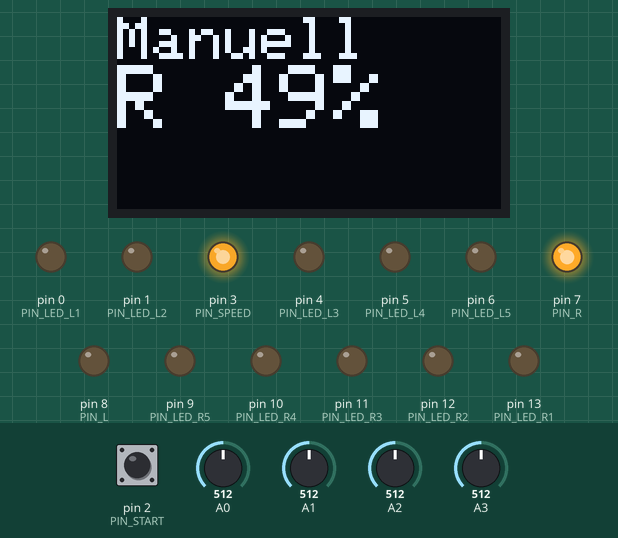
This program was run on a simulated Arduino Uno, built with avr-gcc and run on an emulated ATmega328P. Parts: 128×64 one-colour display, output pins drawn as LEDs (lit = HIGH). Inputs (shaded band) come from the test bench; at power-on: A3 = 512, pin 2 (PIN_START) HIGH, A0 = 512, A1 = 512, A2 = 512.

Above: at 1.2 s.
1.3 s: A3 set to 352
2.8 s: A3 set to 327
At 5.79 s:
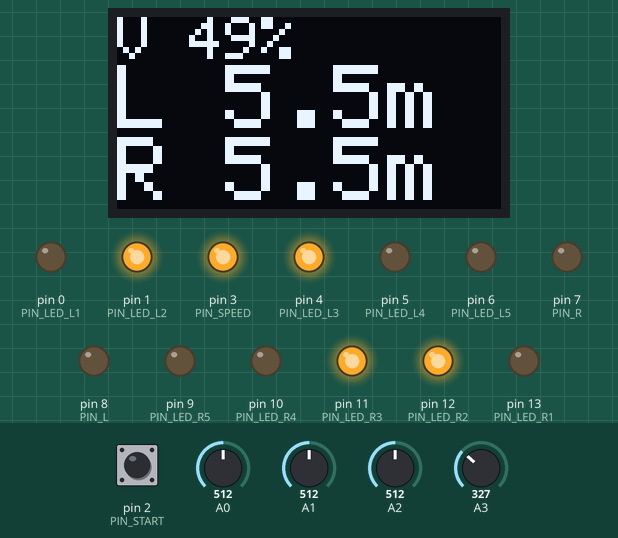
5.8 s: pin 2 (PIN_START) pulled LOW for 0.15 s
At 6.13 s:
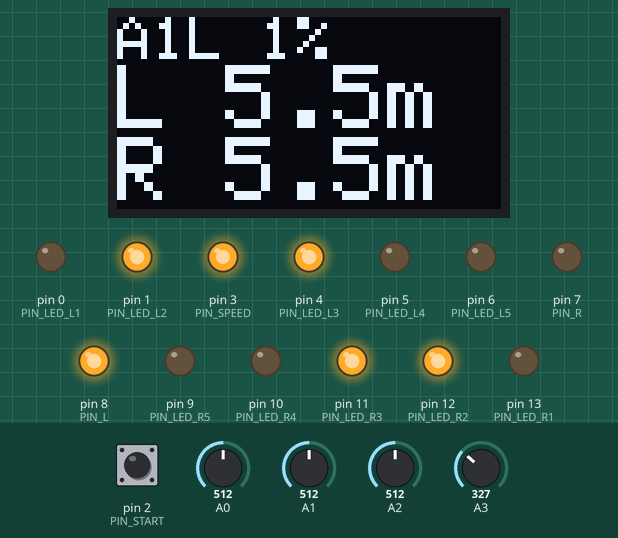
6.5 s: A3 set to 692
At 7.43 s:
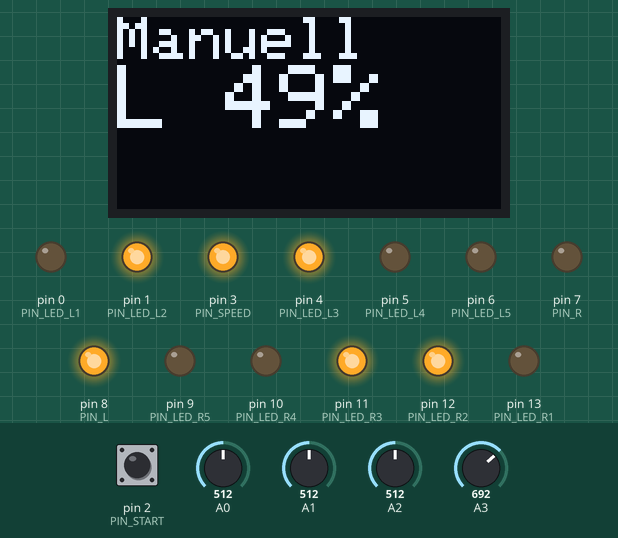
9.2 s: A3 set to 672
At 12.13 s:
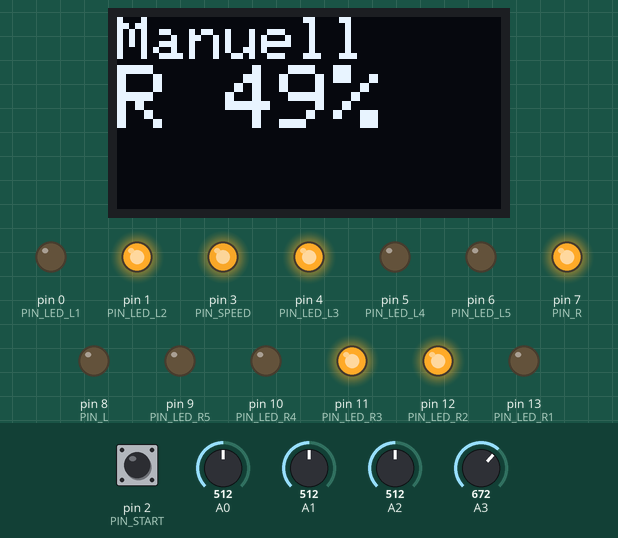
12.2 s: A0 set to 992
At 12.8 s:
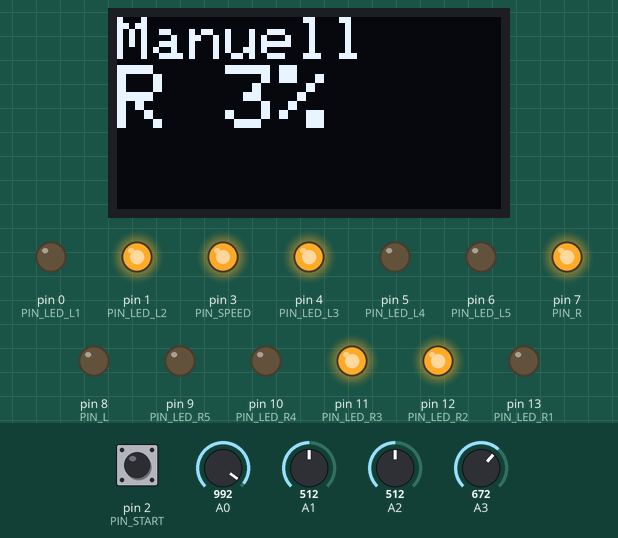
Timing chart, 0 to 14.9 s (numbered marks = the images above; inputs shaded):
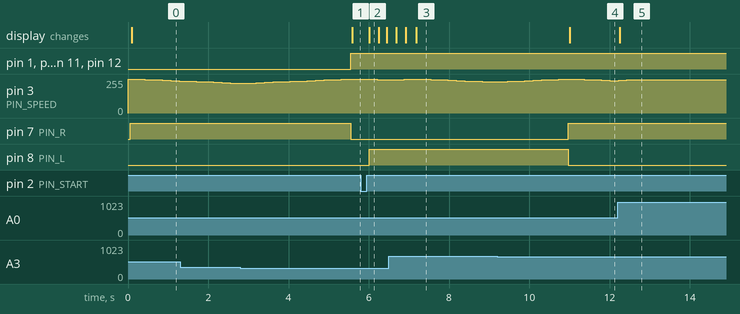

Measured:
- the behaviour switches between 341 and 340 on A3 (found by bisection; images 0 and 1)
- the behaviour switches between 683 and 682 on A3 (found by bisection; images 3 and 4)
- after the input at 2.8 s, pin 1 (PIN_LED_L2), pin 4 (PIN_LED_L3), pin 11 (PIN_LED_R3), pin 12 (PIN_LED_R2): LOW → HIGH after 2.8 s; pin 7 (PIN_R): HIGH → LOW after 2.8 s; the display: changes after 2.8 s (image 1)
- after the input at 5.8 s, pin 3 (PIN_SPEED): 255/255 → 253/255 after 0.18 s, → 250/255 0.23 s later, → 248/255 0.20 s later; pin 8 (PIN_L): LOW → HIGH after 0.22 s; the display: changes after 0.21 s (image 2)
- after the input at 9.2 s, pin 7 (PIN_R): LOW → HIGH after 1.8 s; pin 8 (PIN_L): HIGH → LOW after 1.8 s; the display: changes after 1.8 s (image 4)
- after the input at 12.2 s, the display: changes after 0.05 s (image 5)

The program:

main.cpp
```cpp
#include <Arduino.h>
#include <SPI.h>
#include <Wire.h>
#include <Adafruit_GFX.h>
#include <Adafruit_SSD1306.h>

#define SCREEN_WIDTH 128 // OLED display width, in pixels
#define SCREEN_HEIGHT 64 // OLED display height, in pixels

// Declaration for an SSD1306 display connected to I2C (SDA, SCL pins)
// The pins for I2C are defined by the Wire-library.
// On an arduino UNO:       A4(SDA), A5(SCL)
// On an arduino MEGA 2560: 20(SDA), 21(SCL)
// On an arduino LEONARDO:   2(SDA),  3(SCL), ...
#define OLED_RESET 4        // Reset pin # (or -1 if sharing Arduino reset pin)
#define SCREEN_ADDRESS 0x3C ///< See datasheet for Address; 0x3D for 128x64, 0x3C for 128x32
Adafruit_SSD1306 display(SCREEN_WIDTH, SCREEN_HEIGHT, &Wire, OLED_RESET);

#define PIN_L 8
#define PIN_R 7
#define PIN_START 2
#define PIN_SPEED 3
#define PIN_LED_R1 13
#define PIN_LED_R2 12
#define PIN_LED_R3 11
#define PIN_LED_R4 10
#define PIN_LED_R5 9
#define PIN_LED_L1 0
#define PIN_LED_L2 1
#define PIN_LED_L3 4
#define PIN_LED_L4 5
#define PIN_LED_L5 6

float maxMinutes = 10;
float minMinutes = 0.5;
float potiMax = 1023;
int leftPoti;
int rightPoti;
int speedPoti;
bool running = false;
#define AUTO_MODE 0
#define MANUAL_LEFT 1
#define MANUAL_RIGHT 2
int opMode = AUTO_MODE;

unsigned long runStartTime;
unsigned long setSpeedTimer = millis();
unsigned long speedTimerIntervall = 200;

#define LEFT 1
#define RIGHT 2
int currentDirection = 0;
#define firstRunSpeedPercent 15
#define secondRunSpeedPercent 20
#define thirdRunSpeedPercent 25
int currentRun = 0;
int currentSpeed = 0;
int targetSpeed = 0;

#define triggered true // controls interrupt handler
#define switched true  // value if the button switch has been pressed
#define debounce 10    // time to wait in milli secs
volatile bool interrupt_process_status = {
    !triggered // start with no switch press pending, ie false (!triggered)
};
bool initialisation_complete = false; // inhibit any interrupts until initialisation is complete

void button_interrupt_handler()
{
  if (initialisation_complete == true)
  {
    if (interrupt_process_status == !triggered)
    {
      if (digitalRead(PIN_START) == LOW)
      {
        interrupt_process_status = triggered;
      }
    }
  }
}

bool read_button()
{
  int button_reading;
  static bool switching_pending = false;
  static long int elapse_timer;
  if (interrupt_process_status == triggered)
  {
    button_reading = digitalRead(PIN_START);
    if (button_reading == LOW)
    {
      switching_pending = true;
      elapse_timer = millis();
    }
    if (switching_pending && button_reading == HIGH)
    {
      if (millis() - elapse_timer >= debounce)
      {
        switching_pending = false;
        interrupt_process_status = !triggered;
        return switched;
      }
    }
  }
  return !switched;
}

float calcTimeMinutes(int poti, float fractionalPrecision = 2)
{
  float k = (maxMinutes + 0.499 - minMinutes) / (potiMax);
  float minutes = minMinutes + k * poti;
  return floor(minutes * fractionalPrecision) / fractionalPrecision;
}
int calcSpeedPercentage(int poti)
{
  float k = 100 / potiMax;
  float per = k * poti;
  return floor(per);
}

void showTimeLEDs(int leftTime, int rightTime)
{
  if (leftTime >= 10)
  {
    digitalWrite(PIN_LED_L1, 0);
    digitalWrite(PIN_LED_L2, 0);
    digitalWrite(PIN_LED_L3, 0);
    digitalWrite(PIN_LED_L4, 0);
    digitalWrite(PIN_LED_L5, 1);
  }
  else if (leftTime >= 9)
  {
    digitalWrite(PIN_LED_L1, 0);
    digitalWrite(PIN_LED_L2, 0);
    digitalWrite(PIN_LED_L3, 0);
    digitalWrite(PIN_LED_L4, 1);
    digitalWrite(PIN_LED_L5, 1);
  }
  else if (leftTime >= 8)
  {
    digitalWrite(PIN_LED_L1, 0);
    digitalWrite(PIN_LED_L2, 0);
    digitalWrite(PIN_LED_L3, 0);
    digitalWrite(PIN_LED_L4, 1);
    digitalWrite(PIN_LED_L5, 0);
  }
  else if (leftTime >= 7)
  {
    digitalWrite(PIN_LED_L1, 0);
    digitalWrite(PIN_LED_L2, 0);
    digitalWrite(PIN_LED_L3, 1);
    digitalWrite(PIN_LED_L4, 1);
    digitalWrite(PIN_LED_L5, 0);
  }
  else if (leftTime >= 6)
  {
    digitalWrite(PIN_LED_L1, 0);
    digitalWrite(PIN_LED_L2, 0);
    digitalWrite(PIN_LED_L3, 1);
    digitalWrite(PIN_LED_L4, 0);
    digitalWrite(PIN_LED_L5, 0);
  }
  else if (leftTime >= 5)
  {
    digitalWrite(PIN_LED_L1, 0);
    digitalWrite(PIN_LED_L2, 1);
    digitalWrite(PIN_LED_L3, 1);
    digitalWrite(PIN_LED_L4, 0);
    digitalWrite(PIN_LED_L5, 0);
  }
  else if (leftTime >= 4)
  {
    digitalWrite(PIN_LED_L1, 0);
    digitalWrite(PIN_LED_L2, 1);
    digitalWrite(PIN_LED_L3, 0);
    digitalWrite(PIN_LED_L4, 0);
    digitalWrite(PIN_LED_L5, 0);
  }
  else if (leftTime >= 3)
  {
    digitalWrite(PIN_LED_L1, 1);
    digitalWrite(PIN_LED_L2, 1);
    digitalWrite(PIN_LED_L3, 0);
    digitalWrite(PIN_LED_L4, 0);
    digitalWrite(PIN_LED_L5, 0);
  }
  else if (leftTime >= 2)
  {
    digitalWrite(PIN_LED_L1, 1);
    digitalWrite(PIN_LED_L2, 0);
    digitalWrite(PIN_LED_L3, 0);
    digitalWrite(PIN_LED_L4, 0);
    digitalWrite(PIN_LED_L5, 0);
  }
  else if (leftTime >= 0)
  {
    digitalWrite(PIN_LED_L1, 0);
    digitalWrite(PIN_LED_L2, 0);
    digitalWrite(PIN_LED_L3, 0);
    digitalWrite(PIN_LED_L4, 0);
    digitalWrite(PIN_LED_L5, 0);
  }
  if (rightTime >= 10)
  {
    digitalWrite(PIN_LED_R1, 0);
    digitalWrite(PIN_LED_R2, 0);
    digitalWrite(PIN_LED_R3, 0);
    digitalWrite(PIN_LED_R4, 0);
    digitalWrite(PIN_LED_R5, 1);
  }
  else if (rightTime >= 9)
  {
    digitalWrite(PIN_LED_R1, 0);
    digitalWrite(PIN_LED_R2, 0);
    digitalWrite(PIN_LED_R3, 0);
    digitalWrite(PIN_LED_R4, 1);
    digitalWrite(PIN_LED_R5, 1);
  }
  else if (rightTime >= 8)
  {
    digitalWrite(PIN_LED_R1, 0);
    digitalWrite(PIN_LED_R2, 0);
    digitalWrite(PIN_LED_R3, 0);
    digitalWrite(PIN_LED_R4, 1);
    digitalWrite(PIN_LED_R5, 0);
  }
  else if (rightTime >= 7)
  {
    digitalWrite(PIN_LED_R1, 0);
    digitalWrite(PIN_LED_R2, 0);
    digitalWrite(PIN_LED_R3, 1);
    digitalWrite(PIN_LED_R4, 1);
    digitalWrite(PIN_LED_R5, 0);
  }
  else if (rightTime >= 6)
  {
    digitalWrite(PIN_LED_R1, 0);
    digitalWrite(PIN_LED_R2, 0);
    digitalWrite(PIN_LED_R3, 1);
    digitalWrite(PIN_LED_R4, 0);
    digitalWrite(PIN_LED_R5, 0);
  }
  else if (rightTime >= 5)
  {
    digitalWrite(PIN_LED_R1, 0);
    digitalWrite(PIN_LED_R2, 1);
    digitalWrite(PIN_LED_R3, 1);
    digitalWrite(PIN_LED_R4, 0);
    digitalWrite(PIN_LED_R5, 0);
  }
  else if (rightTime >= 4)
  {
    digitalWrite(PIN_LED_R1, 0);
    digitalWrite(PIN_LED_R2, 1);
    digitalWrite(PIN_LED_R3, 0);
    digitalWrite(PIN_LED_R4, 0);
    digitalWrite(PIN_LED_R5, 0);
  }
  else if (rightTime >= 3)
  {
    digitalWrite(PIN_LED_R1, 1);
    digitalWrite(PIN_LED_R2, 1);
    digitalWrite(PIN_LED_R3, 0);
    digitalWrite(PIN_LED_R4, 0);
    digitalWrite(PIN_LED_R5, 0);
  }
  else if (rightTime >= 2)
  {
    digitalWrite(PIN_LED_R1, 1);
    digitalWrite(PIN_LED_R2, 0);
    digitalWrite(PIN_LED_R3, 0);
    digitalWrite(PIN_LED_R4, 0);
    digitalWrite(PIN_LED_R5, 0);
  }
  else if (rightTime >= 0)
  {
    digitalWrite(PIN_LED_R1, 0);
    digitalWrite(PIN_LED_R2, 0);
    digitalWrite(PIN_LED_R3, 0);
    digitalWrite(PIN_LED_R4, 0);
    digitalWrite(PIN_LED_R5, 0);
  }
}

void showInfo()
{
  float leftTime = 0;
  float rightTime = 0;
  display.clearDisplay();
  display.setTextColor(SSD1306_WHITE, SSD1306_BLACK);

  if (opMode == MANUAL_LEFT || opMode == MANUAL_RIGHT)
  {
    display.setTextSize(2);
    display.setCursor(0, 0);
    display.println("Manuell");

    display.setTextSize(3);
    display.setCursor(0, 16);
    if (opMode == MANUAL_LEFT)
    {
      display.print("L ");
    }
    else if (opMode == MANUAL_RIGHT)
    {
      display.print("R ");
    }
    display.print(calcSpeedPercentage(1023 - analogRead(A0)));
    display.println("% ");
  }
  else
  {
    if (!running && opMode == AUTO_MODE)
    {
      leftTime = calcTimeMinutes(leftPoti);
      rightTime = calcTimeMinutes(rightPoti);
      int speedPercent = calcSpeedPercentage(speedPoti);
      display.setTextSize(2);
      display.setCursor(0, 0);
      display.print("V ");
      display.print(speedPercent);
      display.println("% ");
      showTimeLEDs(leftTime, rightTime);
    }
    else if (running && opMode == AUTO_MODE)
    {
      int timeNeededforSlowStart = firstRunSpeedPercent * speedTimerIntervall / 60.0 / 1000.0 * 2;
      if (currentRun == 1)
      {
        timeNeededforSlowStart = secondRunSpeedPercent * speedTimerIntervall / 60.0 / 1000.0 * 2;
      }
      else if (currentRun == 2)
      {
        timeNeededforSlowStart = thirdRunSpeedPercent * speedTimerIntervall / 60.0 / 1000.0 * 2;
      }
      if (currentDirection == LEFT)
      {
        leftTime = max(calcTimeMinutes(leftPoti, 10) - (millis() - runStartTime) / 60.0 / 1000.0 + timeNeededforSlowStart, 0.0);
        rightTime = calcTimeMinutes(rightPoti, 10);
      }
      else
      {
        leftTime = calcTimeMinutes(leftPoti, 10);
        rightTime = max(calcTimeMinutes(rightPoti) - (millis() - runStartTime) / 60.0 / 1000.0 + timeNeededforSlowStart, 0.0);
      }
      int speedPercent = currentSpeed;

      display.setTextSize(2);
      display.setCursor(0, 0);
      display.print("A");
      display.print(currentRun + 1);
      if (currentDirection == LEFT)
      {
        display.print("L");
      }
      else
      {
        display.print("R");
      }
      display.print(" ");
      display.print(speedPercent);
      display.println("% ");
    }
    display.setTextSize(3);
    display.print("L ");
    display.print(leftTime, 1);
    display.println("m");
    display.print("R ");
    display.print(rightTime, 1);
    display.println("m");
  }
  display.display();
}

void startAutoRun()
{
  if (!running)
  {
    running = true;
    runStartTime = millis();
    currentRun = 0;
    currentDirection = LEFT;
    targetSpeed = firstRunSpeedPercent;
  }
}

void setup()
{
  // Disable Serial, so we can use Pin 0 and 1
  Serial.end();

  // Speed
  analogWrite(PIN_SPEED, 255); // Set Speed to Zero
  pinMode(PIN_L, OUTPUT);
  pinMode(PIN_R, OUTPUT);
  digitalWrite(PIN_L, 0); //Turn off Left
  digitalWrite(PIN_R, 0); //Turn off Right

  // // LED Pins
  pinMode(PIN_LED_R1, OUTPUT);
  pinMode(PIN_LED_R2, OUTPUT);
  pinMode(PIN_LED_R3, OUTPUT);
  pinMode(PIN_LED_R4, OUTPUT);
  pinMode(PIN_LED_R5, OUTPUT);
  pinMode(PIN_LED_L1, OUTPUT);
  pinMode(PIN_LED_L2, OUTPUT);
  pinMode(PIN_LED_L3, OUTPUT);
  pinMode(PIN_LED_L4, OUTPUT);
  pinMode(PIN_LED_L5, OUTPUT);
  digitalWrite(PIN_LED_R1, 0);
  digitalWrite(PIN_LED_R2, 0);
  digitalWrite(PIN_LED_R3, 0);
  digitalWrite(PIN_LED_R4, 0);
  digitalWrite(PIN_LED_R5, 0);
  digitalWrite(PIN_LED_L1, 0);
  digitalWrite(PIN_LED_L2, 0);
  digitalWrite(PIN_LED_L3, 0);
  digitalWrite(PIN_LED_L4, 0);
  digitalWrite(PIN_LED_L5, 0);

  // Start Switch
  pinMode(PIN_START, INPUT_PULLUP);
  attachInterrupt(digitalPinToInterrupt(PIN_START), button_interrupt_handler, FALLING);
  initialisation_complete = true;

  display.begin(SSD1306_SWITCHCAPVCC, SCREEN_ADDRESS);
  display.clearDisplay();
  display.display();
}

void setSpeed()
{
  if (currentSpeed < targetSpeed)
  {
    currentSpeed++;
  }
  else if (currentSpeed > targetSpeed)
  {
    currentSpeed--;
  }
  setSpeedTimer = millis();
  analogWrite(PIN_SPEED, 255 - currentSpeed * 255 / 100);
}

void loop()
{
  int opModeSwitch = analogRead(A3);
  bool stopping = false;
  int oldMode = opMode;
  if (opModeSwitch > 682)
  {
    opMode = MANUAL_LEFT;
  }
  else if (opModeSwitch < 341)
  {
    opMode = AUTO_MODE;
  }
  else if (opModeSwitch <= 682 && opModeSwitch >= 341)
  {
    opMode = MANUAL_RIGHT;
  }

  if (opMode != oldMode && currentSpeed != 0)
  {
    stopping = true;
    opMode = oldMode;
    targetSpeed = 0;
  }

  if (!stopping && !running && opMode == AUTO_MODE)
  {
    targetSpeed = 0;
    leftPoti = analogRead(A1);
    rightPoti = analogRead(A2);
    speedPoti = potiMax - analogRead(A0);

    if (read_button() == switched)
    {
      startAutoRun();
    }
    if (currentSpeed == 0)
    {
      digitalWrite(PIN_L, 0);
      digitalWrite(PIN_R, 0);
    }
  }
  else if (!stopping && running && opMode == AUTO_MODE)
  {

    if (currentDirection == LEFT)
    {
      if (millis() - runStartTime > calcTimeMinutes(leftPoti) * 60 * 1000 + (currentRun + 1) * 33 * speedTimerIntervall)

      {
        targetSpeed = 0;
        if (currentSpeed == 0)
        {
          switch (currentRun)
          {
          case 0:
            targetSpeed = firstRunSpeedPercent;
            currentDirection = RIGHT;
            runStartTime = millis();
            break;
          case 1:
            targetSpeed = secondRunSpeedPercent;
            currentDirection = RIGHT;
            runStartTime = millis();
            break;
          case 2:
            targetSpeed = thirdRunSpeedPercent;
            currentDirection = RIGHT;
            runStartTime = millis();
            break;
          default:
            break;
          }
        }
      }
    }
    else if (currentDirection == RIGHT)
    {
      if (millis() - runStartTime > calcTimeMinutes(rightPoti) * 60 * 1000 + (currentRun + 1) * 33 * speedTimerIntervall)
      {
        targetSpeed = 0;
        if (currentSpeed == 0)
        {
          switch (currentRun)
          {
          case 0:
            currentRun = 1;
            targetSpeed = secondRunSpeedPercent;
            currentDirection = LEFT;
            runStartTime = millis();

            break;
          case 1:
            currentRun = 2;
            targetSpeed = thirdRunSpeedPercent;
            currentDirection = LEFT;
            runStartTime = millis();

            break;
          case 2:
            running = false;
            currentRun = 0;
            currentDirection = 0;
            break;
          default:
            break;
          }
        }
      }
    }
    if (currentDirection == LEFT)
    {
      digitalWrite(PIN_L, 1);
      digitalWrite(PIN_R, 0);
    }
    else if (currentDirection == RIGHT)
    {
      digitalWrite(PIN_L, 0);
      digitalWrite(PIN_R, 1);
    }
    else if (currentDirection == 0)
    {
      digitalWrite(PIN_L, 0);
      digitalWrite(PIN_R, 0);
    }
  }

  if (!stopping && (opMode == MANUAL_RIGHT || opMode == MANUAL_LEFT))
  {
    targetSpeed = calcSpeedPercentage(1023 - analogRead(A0));
    if (opMode == MANUAL_LEFT && currentSpeed == 0)
    {
      digitalWrite(PIN_L, 1);
      digitalWrite(PIN_R, 0);
    }
    if (opMode == MANUAL_RIGHT && currentSpeed == 0)
    {
      digitalWrite(PIN_L, 0);
      digitalWrite(PIN_R, 1);
    }
  }

  if (millis() - setSpeedTimer > speedTimerIntervall)
  {
    setSpeed();
  }

  showInfo();
}
```
